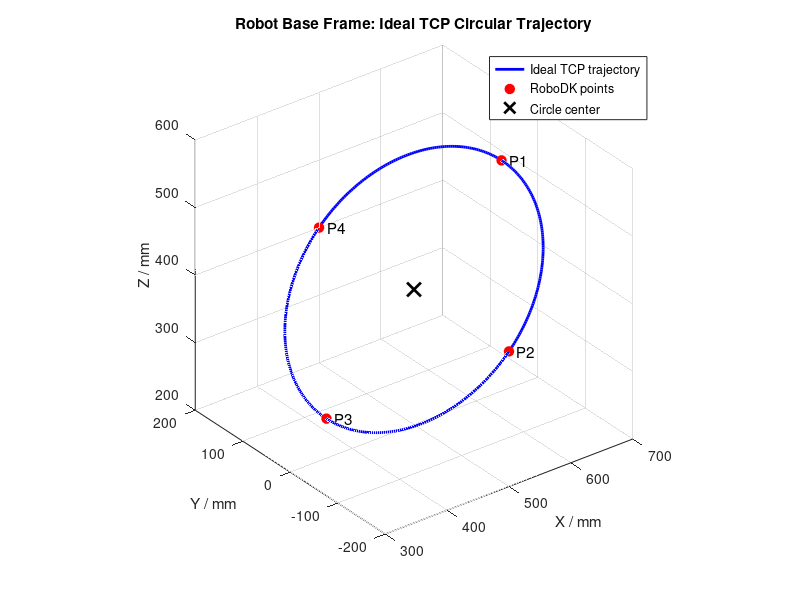

Write MATLAB code to recreate this figure.
% 理想 TCP 圆轨迹（机器人基坐标系）
% 单位：mm
% 四个点按照 RoboDK 的运动顺序给出：P1 -> P2 -> P3 -> P4 -> P1。

clear; clc; close all;

% 1. RoboDK 中定义的四个 TCP 点，均已转换到机器人基坐标系。
P1 = [641.44;    0; 541.44];
P2 = [500.00; -200; 400.00];
P3 = [358.56;    0; 258.56];
P4 = [500.00;  200; 400.00];
points = [P1, P2, P3, P4];

% 2. 用前三个不共线点计算圆心、圆半径和圆所在平面的法向量。
a = P2 - P1;
b = P3 - P1;
normal = cross(a, b);

if norm(normal) < 1e-9
    error('P1、P2、P3 不能共线。');
end

center = P1 + (cross(normal, a) * dot(b, b) + ...
               cross(b, normal) * dot(a, a)) / (2 * dot(normal, normal));
radius = norm(P1 - center);
normal = normal / norm(normal);

% 3. 在圆所在平面建立二维坐标系，并求四个点的圆心角。
ex = (P1 - center) / radius;
ey = cross(normal, ex);
angle = atan2(ey.' * (points - center), ex.' * (points - center));

% unwrap 使角度按照 P1 -> P2 -> P3 -> P4 -> P1 连续变化。
angle = unwrap([angle, angle(1)]);

% 4. 每两个点之间生成一段圆弧，模拟连续 MoveC 圆弧运动。
ideal_xyz = [];
point_per_arc = 100;
for i = 1:4
    theta = linspace(angle(i), angle(i + 1), point_per_arc);
    arc = center + radius * (ex * cos(theta) + ey * sin(theta));
    ideal_xyz = [ideal_xyz, arc(:, 1:end-1)]; %#ok<AGROW>
end
ideal_xyz = [ideal_xyz, P1];

% 5. 绘制理想 TCP 圆轨迹。
figure('Color', 'w');
plot3(ideal_xyz(1, :), ideal_xyz(2, :), ideal_xyz(3, :), ...
      'b-', 'LineWidth', 2); hold on;
plot3(points(1, :), points(2, :), points(3, :), ...
      'ro', 'MarkerFaceColor', 'r', 'MarkerSize', 7);
plot3(center(1), center(2), center(3), ...
      'kx', 'LineWidth', 2, 'MarkerSize', 10);

for i = 1:4
    text(points(1, i), points(2, i), points(3, i), ...
         ['  P', num2str(i)], 'FontSize', 11);
end

grid on; axis equal; view(3);
xlabel('X / mm'); ylabel('Y / mm'); zlabel('Z / mm');
title('Robot Base Frame: Ideal TCP Circular Trajectory');
legend('Ideal TCP trajectory', 'RoboDK points', 'Circle center', ...
       'Location', 'best');

fprintf('Circle center: [%.2f, %.2f, %.2f] mm\n', center);
fprintf('Circle radius: %.2f mm\n', radius);
